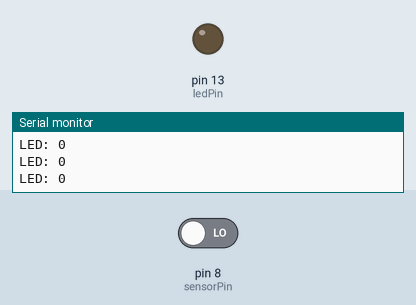
Simulated run of this sketch. Board: Arduino Uno, built with avr-gcc and run on an emulated ATmega328P. On the bench: output pins drawn as LEDs (lit = HIGH), the last lines printed to the serial monitor. The test bench sets the inputs (shaded band); at power-on: pin 8 (sensorPin) LOW.

Above: at 2.2 s.
2.3 s: pin 8 (sensorPin) driven HIGH
At 3.4 s:
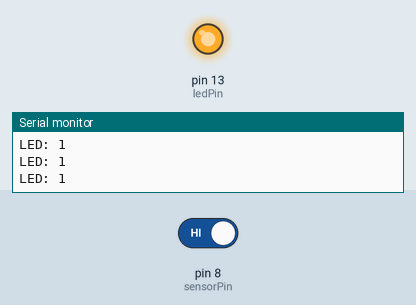
3.8 s: pin 8 (sensorPin) driven LOW
At 4.7 s:
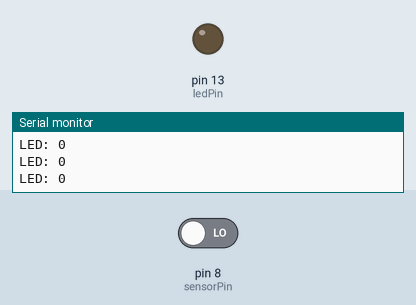
Timing chart, 0 to 6.8 s (numbered marks = the images above; inputs shaded):
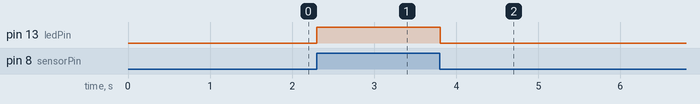

Measured:
- after the input at 2.3 s, pin 13 (ledPin): LOW → HIGH at once
- after the input at 3.8 s, pin 13 (ledPin): HIGH → LOW at once

The sketch:

qtr1rc_black_white.ino
```cpp
#define sensorPin 8 // Dijital sensör için pin tanımı
#define ledPin 13

void setup() {
  pinMode(sensorPin, INPUT);
  pinMode(ledPin, OUTPUT);

  Serial.begin(9600); // Seri haberleşmeyi başlat
  delay(1000); // Araca enerji verince 1sn bekle
}

void loop() {
  sensorOku(); // Sensör değerini oku
  delay(100); // Okuma sıklığını ayarlamak için gecikme
}

void sensorOku() {
  int value = digitalRead(sensorPin);

  Serial.print("LED: ");
  Serial.println(value);

  // Dijital değer kontrolü
  if (value == 1) {
    digitalWrite(ledPin, HIGH); // LED'i söndür
  } else {
    digitalWrite(ledPin, LOW); // LED'i yak
  }
}
```
